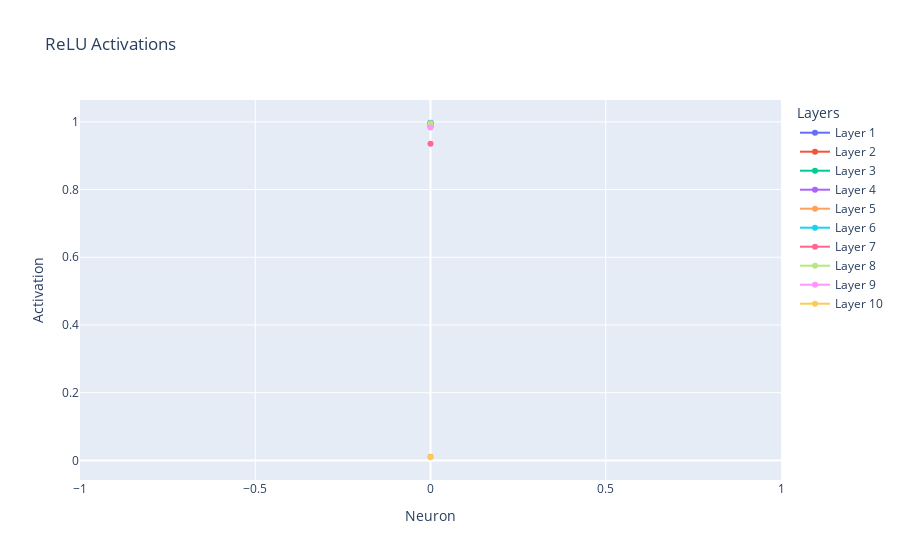

This figure's notebook cell:
### Code cell
import numpy as np
import tensorflow as tf
import plotly.graph_objects as go

# Set random seed for reproducibility
tf.random.set_seed(42)

# Generate sample data
n_samples = 1000
X = np.random.uniform(low=-10, high=10, size=(n_samples, 2))
y = np.logical_xor(X[:, 0] > 0, X[:, 1] > 0).astype(int)

# Define the neural network architecture
model = tf.keras.Sequential([
    tf.keras.layers.Dense(64, activation='sigmoid', input_shape=(2,)),
    tf.keras.layers.Dense(64, activation='sigmoid'),
    tf.keras.layers.Dense(1, activation='sigmoid')
])

# Compile the model
model.compile(optimizer='adam', loss='binary_crossentropy', metrics=['accuracy'])

# Train the model
history = model.fit(X, y, epochs=50, batch_size=32, verbose=1)

# Predict the output for the input data
y_pred = model.predict(X)

# Visualize the ReLU activations
activations = model.predict(X[:10])  # Get activations for the first 10 samples

# Create a figure with subplots for each layer's activations
fig = go.Figure()

for i, activation in enumerate(activations):
    layer_name = f'Layer {i+1}'
    fig.add_trace(go.Scatter(x=np.arange(activation.shape[0]), y=activation.flatten(), mode='markers+lines', name=layer_name))

fig.update_layout(
    title='ReLU Activations',
    xaxis_title='Neuron',
    yaxis_title='Activation',
    showlegend=True,
    legend_title='Layers'
)

fig.show()

### Figure 1 — Plotly figure (JSON) as saved in the notebook; plotly's stock layout.template omitted (floating-point values rounded to 4 significant figures)
{"data": [{"mode": "markers+lines", "name": "Layer 1", "type": "scatter", "x": [0], "y": [0.9969]}, {"mode": "markers+lines", "name": "Layer 2", "type": "scatter", "x": [0], "y": [0.9871]}, {"mode": "markers+lines", "name": "Layer 3", "type": "scatter", "x": [0], "y": [0.9962]}, {"mode": "markers+lines", "name": "Layer 4", "type": "scatter", "x": [0], "y": [0.9973]}, {"mode": "markers+lines", "name": "Layer 5", "type": "scatter", "x": [0], "y": [0.01086]}, {"mode": "markers+lines", "name": "Layer 6", "type": "scatter", "x": [0], "y": [0.996]}, {"mode": "markers+lines", "name": "Layer 7", "type": "scatter", "x": [0], "y": [0.9354]}, {"mode": "markers+lines", "name": "Layer 8", "type": "scatter", "x": [0], "y": [0.9961]}, {"mode": "markers+lines", "name": "Layer 9", "type": "scatter", "x": [0], "y": [0.983]}, {"mode": "markers+lines", "name": "Layer 10", "type": "scatter", "x": [0], "y": [0.009341]}], "layout": {"legend": {"title": {"text": "Layers"}}, "showlegend": true, "title": {"text": "ReLU Activations"}, "xaxis": {"title": {"text": "Neuron"}}, "yaxis": {"title": {"text": "Activation"}}}}
